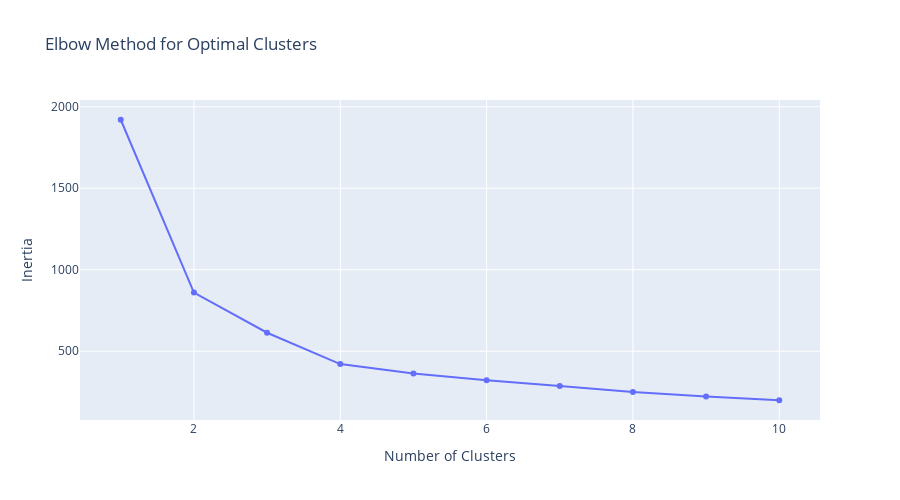
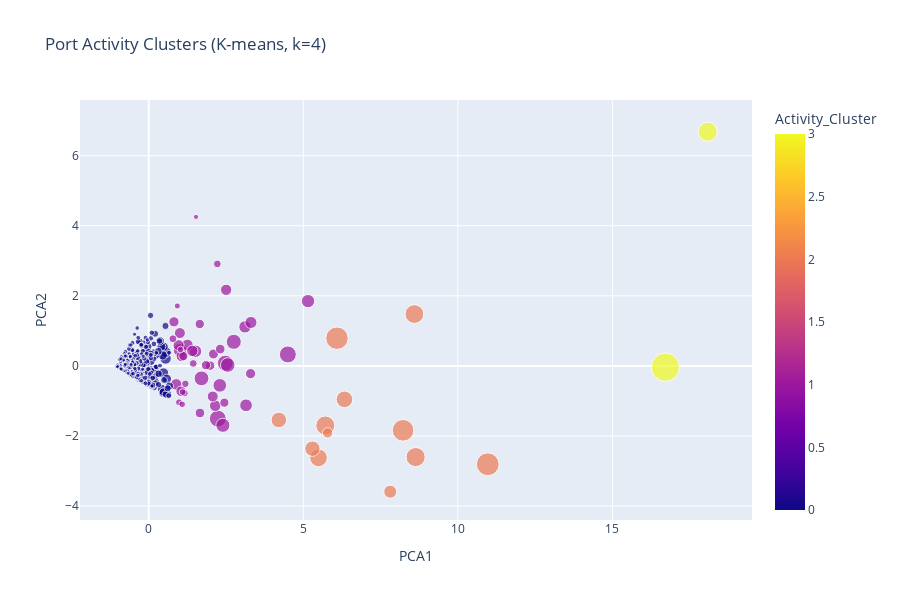

Write notebook code for charts like these, in order.
### Code cell
#CLUSTERING & SEGMENTATION

print("\n PORT SEGMENTATION & CLUSTERING ANALYSIS")
print("=" * 70)

# Prepare data for clustering
cluster_data = df_clean[numerical_cols].fillna(0)

# Standardize
scaler = StandardScaler()
scaled_data = scaler.fit_transform(cluster_data)

# Elbow method for optimal clusters
inertia = []
k_range = range(1, 11)

for k in k_range:
    kmeans = KMeans(n_clusters=k, random_state=42, n_init=10)
    kmeans.fit(scaled_data)
    inertia.append(kmeans.inertia_)

# Plot elbow curve
fig = go.Figure()
fig.add_trace(go.Scatter(x=list(k_range), y=inertia, mode='lines+markers', name='Inertia'))
fig.update_layout(
    title='Elbow Method for Optimal Clusters',
    xaxis_title='Number of Clusters',
    yaxis_title='Inertia',
    height=500
)
fig.show()

# Apply K-means with optimal clusters
optimal_clusters = 4
kmeans = KMeans(n_clusters=optimal_clusters, random_state=42, n_init=10)
df_clean['Activity_Cluster'] = kmeans.fit_predict(scaled_data)

# PCA for visualization
pca = PCA(n_components=2)
pca_components = pca.fit_transform(scaled_data)
df_clean['PCA1'] = pca_components[:, 0]
df_clean['PCA2'] = pca_components[:, 1]

# Visualize clusters
fig = px.scatter(
    df_clean, x='PCA1', y='PCA2', color='Activity_Cluster',
    hover_data=['Port Name', 'Country', 'Vessels in Port'],
    title=f'Port Activity Clusters (K-means, k={optimal_clusters})',
    size='Vessels in Port',
    height=600
)
fig.show()

# Analyze cluster characteristics
cluster_analysis = df_clean.groupby('Activity_Cluster').agg({
    'Vessels in Port': ['mean', 'std', 'min', 'max', 'count'],
    'Departures(Last 24 Hours)': 'mean',
    'Arrivals(Last 24 Hours)': 'mean',
    'Expected Arrivals': 'mean',
    'Port Name': 'count',
    'Country': lambda x: x.mode()[0] if len(x.mode()) > 0 else 'N/A'
}).round(1)

print("🔍 CLUSTER CHARACTERISTICS:")
print(cluster_analysis)

# Name the clusters based on characteristics
cluster_names = {
    0: "Low Activity Ports",
    1: "Medium Activity Regional Ports", 
    2: "High Activity Hubs",
    3: "Mega Ports"
}

df_clean['Cluster_Name'] = df_clean['Activity_Cluster'].map(cluster_names)

print(f"\n🏷️  CLUSTER INTERPRETATION:")
for cluster_id, name in cluster_names.items():
    cluster_data = df_clean[df_clean['Activity_Cluster'] == cluster_id]
    avg_vessels = cluster_data['Vessels in Port'].mean()
    print(f"  {name}: {len(cluster_data)} ports, avg {avg_vessels:.0f} vessels")

### Figure 1 — Plotly figure (JSON) as saved in the notebook; plotly's stock layout.template omitted (floating-point values rounded to 4 significant figures)
{"data": [{"mode": "lines+markers", "name": "Inertia", "type": "scatter", "x": [1, 2, 3, 4, 5, 6, 7, 8, 9, 10], "y": [1920.0, 859.7, 613.6, 421.1, 363.9, 321.9, 286.0, 250.3, 221.9, 199.4]}], "layout": {"height": 500, "title": {"text": "Elbow Method for Optimal Clusters"}, "xaxis": {"autorange": true, "range": [0.4427, 10.56], "title": {"text": "Number of Clusters"}, "type": "linear"}, "yaxis": {"autorange": true, "range": [78.25, 2041.0], "title": {"text": "Inertia"}, "type": "linear"}}}

### Figure 2 — Plotly figure (JSON) as saved in the notebook; plotly's stock layout.template omitted (floating-point values rounded to 4 significant figures; data arrays with more than 128 entries replaced by an {"elided": "..."} marker saying what was removed)
{"data": [{"customdata": {"elided": "480x3 mixed values"}, "hovertemplate": "PCA1=%{x}<br>PCA2=%{y}<br>Vessels in Port=%{customdata[2]}<br>Port Name=%{customdata[0]}<br>Country=%{customdata[1]}<br>Activity_Cluster=%{marker.color}<extra></extra>", "legendgroup": "", "marker": {"color": {"elided": "480 int values"}, "coloraxis": "coloraxis", "size": {"elided": "480 int values"}, "sizemode": "area", "sizeref": 6.05, "symbol": "circle"}, "mode": "markers", "name": "", "orientation": "v", "showlegend": false, "type": "scatter", "x": {"elided": "480 float values"}, "xaxis": "x", "y": {"elided": "480 float values"}, "yaxis": "y"}], "layout": {"coloraxis": {"colorbar": {"title": {"text": "Activity_Cluster"}}, "colorscale": [[0, "#0d0887"], [0.1111, "#46039f"], [0.2222, "#7201a8"], [0.3333, "#9c179e"], [0.4444, "#bd3786"], [0.5556, "#d8576b"], [0.6667, "#ed7953"], [0.7778, "#fb9f3a"], [0.8889, "#fdca26"], [1, "#f0f921"]]}, "height": 600, "legend": {"itemsizing": "constant", "tracegroupgap": 0}, "title": {"text": "Port Activity Clusters (K-means, k=4)"}, "xaxis": {"anchor": "y", "autorange": true, "domain": [0, 1], "range": [-2.223, 19.51], "title": {"text": "PCA1"}, "type": "linear"}, "yaxis": {"anchor": "x", "autorange": true, "domain": [0, 1], "range": [-4.398, 7.588], "title": {"text": "PCA2"}, "type": "linear"}}}
